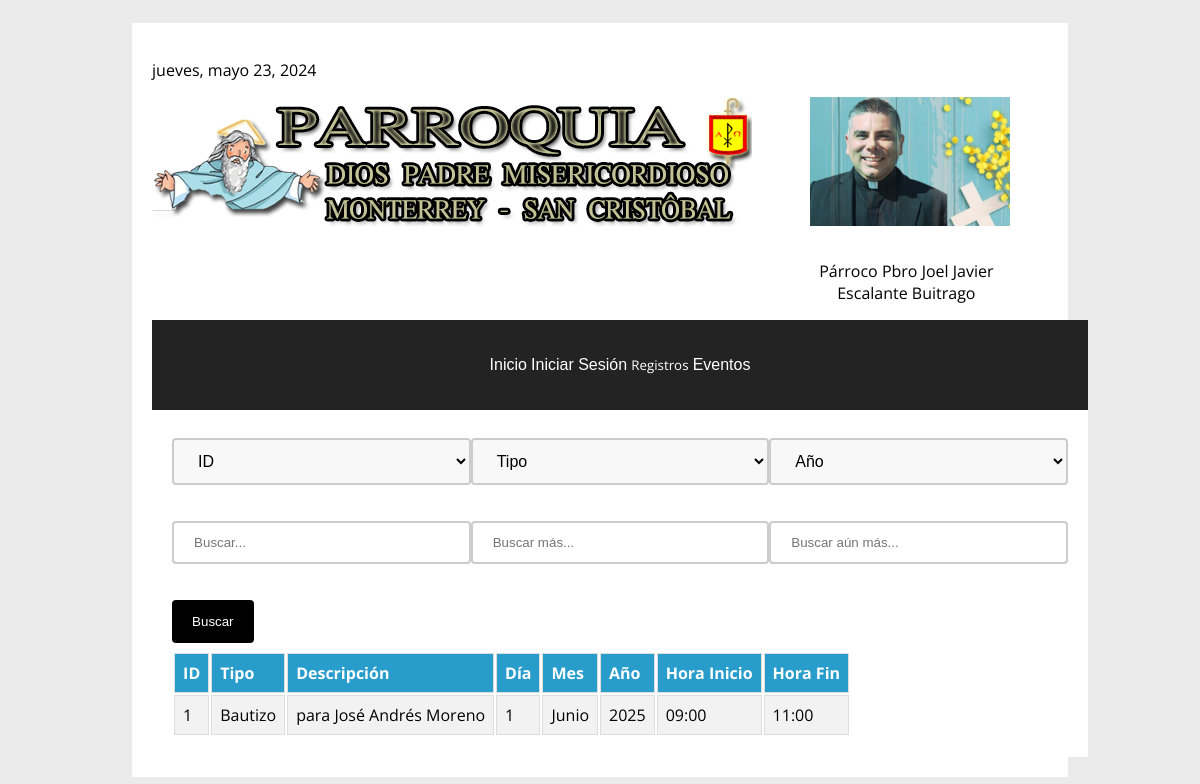
The app's page /indexEventos.php with its own data.
### tables this page shows
CREATE TABLE "eventos" (
	"id"	INTEGER,
	"tipo"	TEXT NOT NULL,
	"descripcion"	TEXT NOT NULL,
	"dia"	INTEGER NOT NULL,
	"mes"	INTEGER NOT NULL,
	"ano"	INTEGER NOT NULL,
	"hora_inicio"	TIME NOT NULL,
	"hora_fin"	TIME NOT NULL,
	PRIMARY KEY("id"),
	UNIQUE("dia","mes","ano","hora_inicio","hora_fin")
);

### indexEventos.php (the view, shortened to what this page needs)
<?php
include("conexion2.php");
$search = (isset($_GET['search'])) ? $_GET['search'] : '';
$column = (isset($_GET['column'])) ? $_GET['column'] : 'id';
$search2 = (isset($_GET['search2'])) ? $_GET['search2'] : '';
$column2 = (isset($_GET['column2'])) ? $_GET['column2'] : 'tipo';
$search3 = (isset($_GET['search3'])) ? $_GET['search3'] : '';
$column3 = (isset($_GET['column3'])) ? $_GET['column3'] : 'ano';
$stmt = $db->prepare("SELECT * FROM [eventos] WHERE " . $column . " LIKE :search AND " . $column2 . " LIKE :search2 AND " . $column3 . " LIKE :search3");
$stmt->execute(array(':search' => '%' . $search . '%', ':search2' => '%' . $search2 . '%', ':search3' => '%' . $search3 . '%'));
$data = $stmt->fetchAll(PDO::FETCH_ASSOC);
?>
<!DOCTYPE html>
<html>
<head>
    <link rel="stylesheet" type="text/css" href="stylesRegistros.css">
</head>
<body>
<div class="header">
    <p id="fecha"></p>
    <div class="input-row">
        <div class="input-group">
            <img class="lHead" src="LogoHeader.png" alt="Logo">
        </div>
        <div class="input-group">
            <img class="padre" src="ImagenPadre.png" alt="Imagen del Padre">
            <p style='text-align: center; margin-left: 120px;'>Párroco Pbro Joel Javier<br>Escalante Buitrago</p>
        </div>
    </div>
    <div class="menu-bar">
    <button id="cerrarSesion" onclick="window.location.href='indexRegistros.php'">Inicio</button>
    <?php
    if (isset($_SESSION['nombre_usuario'])) {
        echo '<button id="cerrarSesion" onclick="window.location.href=\'cerrarSesion.php\'">Cerrar Sesión</button>';
    } else {
        echo '<button id="cerrarSesion" onclick="window.location.href=\'iniciarSesion.php\'">Iniciar Sesión</button>';
    }
    ?>
        <div class="menu-registros">
                <button>Registros</button>
            </div>
    <button id="cerrarSesion" onclick="window.location.href='indexEventos.php'">Eventos</button>
</div>
    <div class="container">
    <form action="" method="get">
    <div class="search-container">
    <div class="search-bar">
        <select name="column">
            <option value="id" selected>ID</option>
        </select>
    <select name="column2">
        <option value="tipo" selected>Tipo</option>
    </select>
    <select name="column3">
        <option value="ano"selected>Año</option>
    </select>
    </div>
<div class="search-bar">
    <input type="text" name="search" value="<?php echo htmlspecialchars($search, ENT_QUOTES, 'UTF-8'); ?>" placeholder="Buscar...">
    <input type="text" name="search2" value="<?php echo htmlspecialchars($search2, ENT_QUOTES, 'UTF-8'); ?>" placeholder="Buscar más...">
    <input type="text" name="search3" value="<?php echo htmlspecialchars($search3, ENT_QUOTES, 'UTF-8'); ?>" placeholder="Buscar aún más...">
</div>
    <input type="submit" value="Buscar">
</form>
    <table>
    <tr>
    <th>ID</th>
    <th>Tipo</th>
    <th>Descripción</th>
    <th>Día</th>
    <th>Mes</th>
    <th>Año</th>
    <th>Hora Inicio</th>
    <th>Hora Fin</th>
</tr>
<?php foreach ($data as $row): ?>
        <tr>
            <td>
                <?php
                if (isset($_SESSION['nombre_usuario'])) {
                    $nombre_usuario = $_SESSION['nombre_usuario'];
                    $stmt = $db->prepare("SELECT [es_administrador] FROM [usuarios] WHERE [nombre_usuario] = ?");
                    $stmt->execute([$nombre_usuario]);
                    $user = $stmt->fetch(PDO::FETCH_ASSOC);
                    if ($user['es_administrador']) {
                        echo '<a href="documentoEvento.php?id=' . $row['id'] . '"><button type="button">' . $row['id'] . '</button></a>';
                        echo '<input type="button" name="del" id="del" value="Borrar" onclick="return confirmDelete(' . $row['id'] . ')">';
                        echo '
                        <script>
                            function confirmDelete(id) {
                                var confirmation = confirm("¿Estás seguro de que quieres borrar este registro?");
                                if (confirmation) {
                                    window.location.href = "borrarEvento.php?id=" + id;
                                }
                                return false;
                            }
                        </script>
                        ';
                        echo '<a href="actualizarEvento.php?id=' . $row['id'] .
                                '& tipo=' . $row['tipo'] .
                                '& descripcion=' . $row['descripcion'] .
                                '& dia=' . $row['dia'] .
                                '& mes=' . $row['mes'] .
                                '& ano=' . $row['ano'] .
                                '& hora_inicio=' . $row['hora_inicio'] .
                                '& hora_fin=' . $row['hora_fin'] . '"><input type="button" name="up" id="up" value="Actualizar"></a>';
                                                    } else {
                                                        echo $row['id'];
                                                    }
                                                } else {
                                                    echo $row['id'];
                                                }
                                                ?>
                                            </td>
            <td><?php echo $row['tipo']; ?></td>
            <td><?php echo $row['descripcion']; ?></td>
            <td><?php echo $row['dia']; ?></td>
            <td><?php echo $row['mes']; ?></td>
            <td><?php echo $row['ano']; ?></td>
            <td><?php echo $row['hora_inicio']; ?></td>
            <td><?php echo $row['hora_fin']; ?></td>
        </tr>
    <?php endforeach; ?>
</table>
</body>
</html>

### stylesRegistros.css (style rules this page uses)
body { font-family: 'Open Sans', serif; font-size: 16px; background-color: #EAEAEA; display: flex; flex-direction: column; justify-content: center; align-items: center; min-height: 100vh; margin: 0; padding: 0; box-sizing: border-box; }
.header { background-color: #ffffff; width: 935.85px; padding: 20px; box-sizing: border-box; }
img.lHead { width: 600px; height: 132px; margin: 0px 0px 0px 0px; }
img.padre { width: 200px; height: 129.34px; margin: 0px 0px 18px 165px; }
img.padre { width: 200px; height: 129.34px; }
.menu-bar { background-color: #232323; width: 935.85px; height: 89.6px; padding: 0; color: #ffffff; text-align: center; }
.container { background-color: #ffffff; width: 935.85px; padding: 20px; box-sizing: border-box; }
.header, .menu-bar, .container { display: block; width: 935.85px; }
table { width: 100%; display: block; overflow-x: auto; white-space: nowrap; }
th, td { border: 1px solid #ddd; padding: 8px; text-align: left; }
th { background-color: #289DCC; color: white; }
tr { background-color: #ffffff; }
tr:nth-child(even) { background-color: #f2f2f2; }
input[type="text"] { width: 50%; padding: 12px 20px; margin: 8px 0; box-sizing: border-box; border: 2px solid #ccc; border-radius: 4px; }
input[type="submit"] { background-color: #000000; color: white; padding: 14px 20px; margin: 8px 0; border: none; border-radius: 4px; cursor: pointer; transition: background-color 0.5s; }
select { width: 100%; padding: 12px 20px; margin: 8px 0; box-sizing: border-box; border: 2px solid #ccc; border-radius: 4px; background-color: #f8f8f8; font-size: 16px; transition: 0.3s; }
.menu-registros { position: relative; display: inline-block; }
button#cerrarSesion { border: none; color: white; text-align: center; text-decoration: none; display: inline-block; font-size: 16px; margin: 4px 2px; cursor: pointer; height: 89.6px; margin: 0; padding: 0; background-color: #232323; }
div.menu-registros > button { font-family: 'Open Sans', sans-serif; border: none; cursor: pointer; text-align: left; height: 89.6px; margin: 0; padding: 0; background-color: #232323; color: white; position: relative; }
.search-bar { display: flex; justify-content: space-between; width: 100%; margin-bottom: 20px; }
.search-bar select, .search-bar input[type="text"] { width: 45%; }
.input-row { display: flex; justify-content: space-between; }
.input-group { display: flex; flex-direction: column; width: 45%; }

### records on screen
eventos: id "1", tipo "Bautizo", descripcion "para José Andrés Moreno", dia "1", mes "Junio", ano "2025", hora_inicio "09:00", hora_fin "11:00"
